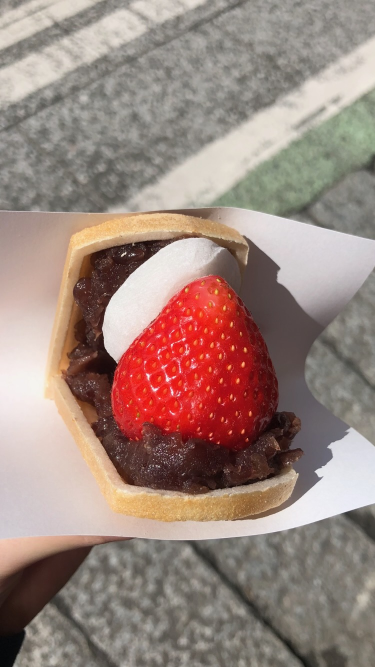
#> input picture image_process/image/berry.jpeg, 750 x 1334 px (shown at 1/2 size); the run also reads 1 picture not shown here
$ python image_process_2.py
#> lines starting #> are read from the running program, lines starting #| are printed output that depends on the picture; long printed decimals are rounded
import cv2
from PIL import Image


#※ (1)~(15)はグレースケール画像を利用すること。
#※ 処理後の画像を別名で保存する処理も含めること)


#(1)画像の最大値，最小値，平均値を求めるプログラム
im = cv2.imread('image/berry.jpeg', cv2.IMREAD_GRAYSCALE)
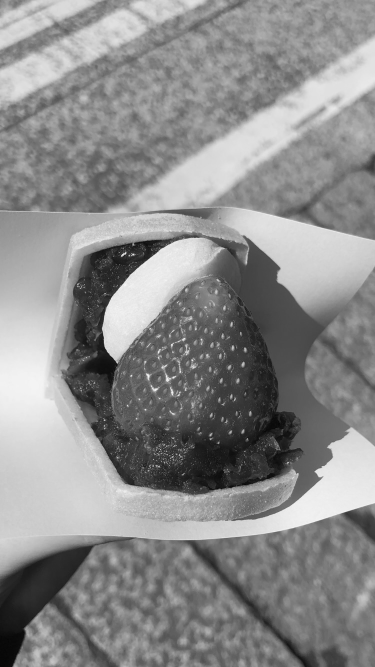
#> im: shape (1334, 750) (shown at 1/2 size); min 1, max 250, mean 139.5
height, width = im.shape
#> height = 1334; width = 750
max = 0
min = 0
sum = 0
for y in range(height):
    for x in range(width):
        if max < im[y, x]:
            max = im[y, x]
#> after the loop, max = 250

for y in range(height):
    for x in range(width):
        if min > im[y, x]:
            min = im[y, x]
#> after the loop, min = 0

for y in range(height):
    for x in range(width):
        sum += im[y, x]
#> after the loop, sum = 139616269

mean = sum/(height * width)
#> mean = 139.5

print('-------(1)------------')
print(max)
#| 250
print(min)
#| 0
print(mean)
#| 139.546
print('-------(1)------------')

#(2)画像を左右反転するプログラム
im = cv2.imread('image/berry_gray.jpg')
img_flip_lr = cv2.flip(im, 1)
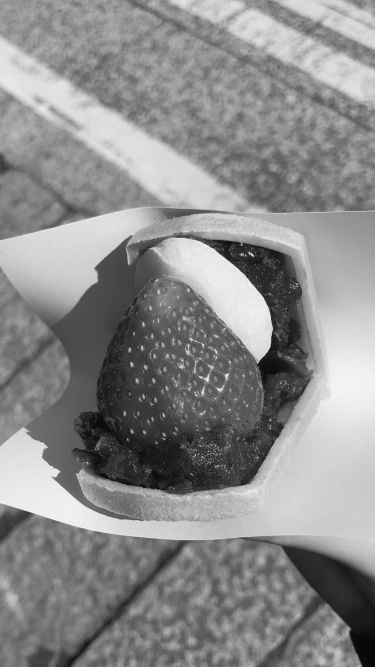
#> img_flip_lr: shape (1334, 750, 3) (shown at 1/2 size); min 3, max 252, mean 139.5
cv2.imwrite('image/im_flip_lr.jpeg', img_flip_lr)

#(3)画像を上下反転する作成プログラム
img_flip_ud = cv2.flip(im, 0)
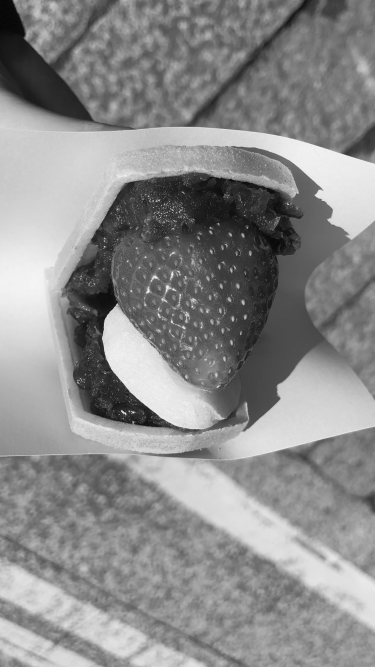
#> img_flip_ud: shape (1334, 750, 3) (shown at 1/2 size); min 3, max 252, mean 139.5
cv2.imwrite('image/im_flip_ud.jpeg', img_flip_ud)

#(4)cv2.resize により画像を拡大縮小するプログラム(最近傍補間・バイリニア補間・平均画素法等)
im = cv2.imread('image/berry_gray.jpg')
#最近傍補間
#> (the run stopped early here; a loop or call above may not have finished)
